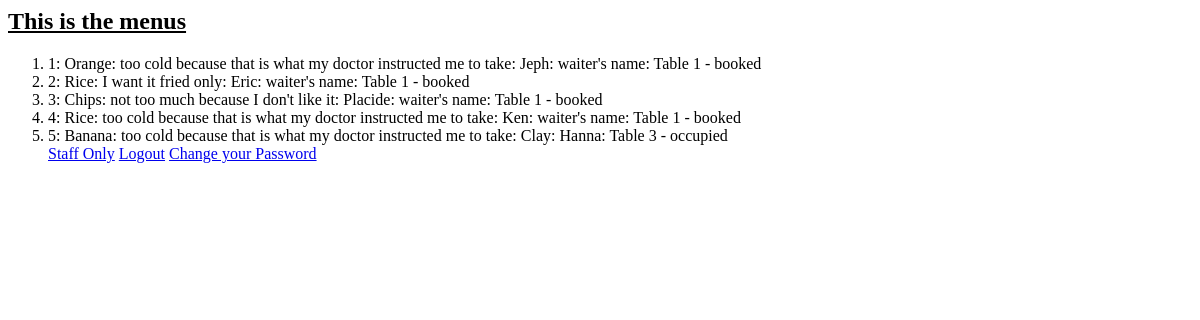
The page /orders/ (signed in) on the database as committed earlier.
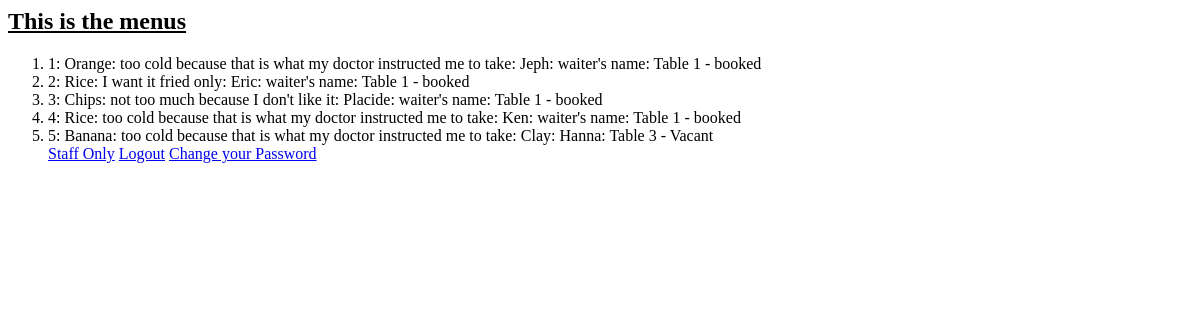
The same page on the database as committed later.
### Ordering/models.py (models this page shows, shortened)
class Orders(models.Model):
    DONE = 'DONE'
    ONGOING = 'ONGOING'
    NONE = 'NONE'
    ORDER_STATUS =[
        (DONE, 'DONE'),
        (ONGOING, 'ONGOING'),
        (NONE, 'NONE')
    ]
    order_id = models.IntegerField(default=1)
    name_of_menu_ordered = models.ForeignKey(Menu, on_delete=models.CASCADE)
    customer_preferences = models.CharField(max_length=500)
    customer_name = models.CharField(max_length=100, default='your name')
    waiter = models.CharField(max_length=100, default="waiter's name")
    table_of_order = models.ForeignKey(Tables, on_delete=models.CASCADE, default='1')
    status = models.CharField(max_length=30, choices=ORDER_STATUS, default=NONE)

class Menu(models.Model):
    name = models.CharField(max_length=100)
    description = models.CharField(max_length=200)
    price = models.CharField(max_length=50)
    def __str__(self):
        return self.name

class Tables(models.Model):
    OCCUPIED = 'occupied' # here is to mention the choices that a waiter has to select when monitoring the table
    BOOKED = 'booked'
    VACANT = 'Vacant'
    TABLE_STATUS_CHOICES = [
        (OCCUPIED, 'occupied'),
        (BOOKED, 'booked'),
        (VACANT, 'vacant'),
    ]
    table_number = models.IntegerField(unique=True)
    table_status = models.CharField(max_length=30, choices=TABLE_STATUS_CHOICES, default=VACANT)
    def __str__(self):
        return f"Table {self.table_number} - {self.table_status}"

### Ordering/views.py (the view)
# urls.py: path('orders/', views.orders_view),
@login_required
def orders_view(request):
    orders = Orders.objects.all()
    return render(request, 'orders.html', {'orders': orders})

### Ordering/templates/orders.html (shortened to what this page needs)
<html lang="en">
<head>
</head>
<body>
    <h2><u>This is the menus</u></h2>
    <ol>
        {%  for item in orders %}
            <li>{{item.order_id}}:  {{item.name_of_menu_ordered}}:  {{item.customer_preferences}}:  {{item.customer_name}}:  {{item.waiter}}:  {{item.table_of_order}}</li>
        {% endfor %}
        <a href="/admin/">Staff Only</a>
        <a href="/logout/">Logout</a>
        <a href="/change/">Change your Password</a>
    </ol>
</body>
</html>

Rows that differ between the two databases and show on the page:
changed Orders "Clay": table_of_order "Table 3 - occupied" → "Table 3 - Vacant"
